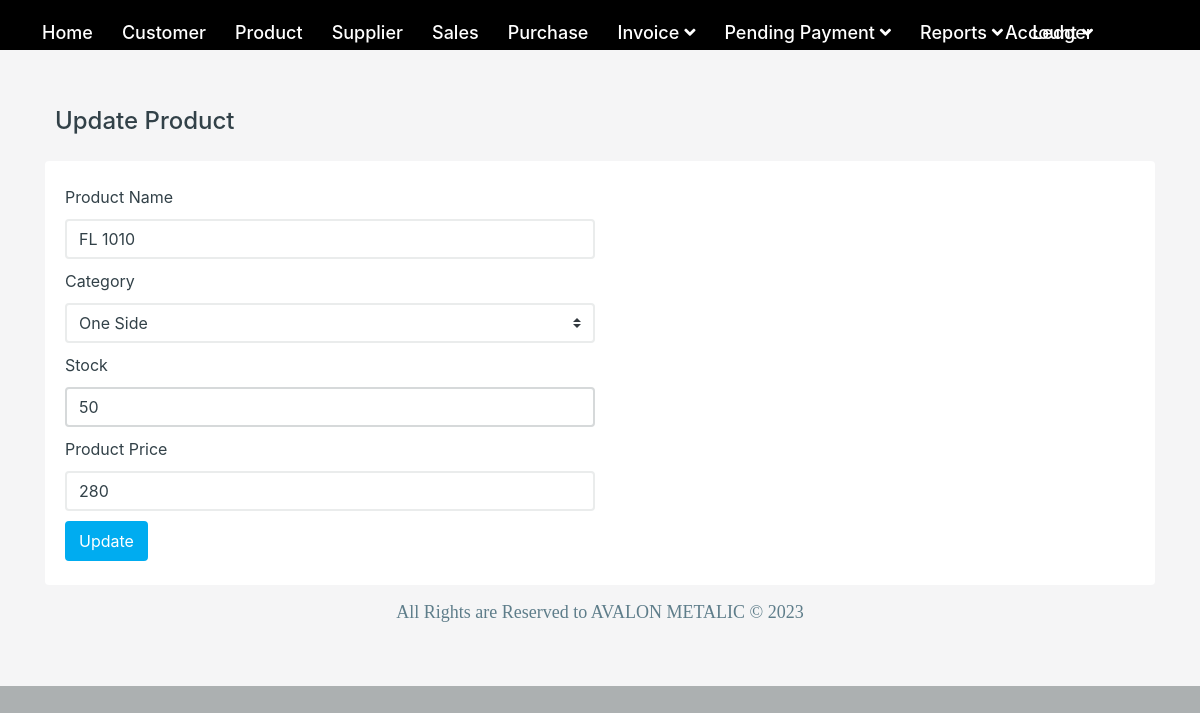
/product/updt_prod.php?id=38 (signed in), run on the app's committed database.
### tables this page shows
CREATE TABLE `product` (
  `id` int(50) NOT NULL,
  `name` varchar(100) NOT NULL,
  `category` varchar(100) NOT NULL,
  `price` varchar(250) NOT NULL,
  `opening_stock` int(50) NOT NULL,
  `updationdate` timestamp NULL DEFAULT NULL ON UPDATE current_timestamp()
);

### product/updt_prod.php (the view, shortened to what this page needs)
<?php
if (strlen($_SESSION['aid']==0)) {
  header('location:index.php');
  } else{
include('../inc/connection.php');
$sql = "select * from product where id=" . $_GET['id'];
$res = mysqli_query($con, $sql);
$row = mysqli_fetch_object($res);
?>
<!DOCTYPE html>
<html lang="en">
<head>
    <link href="../vendors/jquery-toggles/css/toggles.css" rel="stylesheet" type="text/css">
    <link href="../vendors/jquery-toggles/css/themes/toggles-light.css" rel="stylesheet" type="text/css">
    <link href="../dist/css/style.css" rel="stylesheet" type="text/css">
</head>
<body>
    <div class="hk-wrapper">
        <?php include_once('../inc/menu.php'); ?>
        <div class="hk-pg-wrapper">
            <div class="container">
                <div class="hk-pg-header">
                    <h4 class="hk-pg-title">Update Product</h4>
                </div>
                <div class="row">
                    <div class="col-xl-12">
                        <section class="hk-sec-wrapper">
                            <div class="row">
                                <div class="col-sm">
                                    <form class="needs-validation" method="post" novalidate>
                                        <div class="form-row">
                                            <div class="col-md-6 mb-10">
                                                <label for="validationCustom03">Product Name</label>
                                                <input type="text" class="form-control" id="validationCustom03"
                                                    placeholder="Product Name" name="productname"
                                                    value="<?php echo $row->name; ?>" required>
                                            </div>
                                        </div>
                                        <div class="form-row">
                                            <div class="col-md-6 mb-10">
                                                <label for="validationCustom03">Category</label>
                                                <select class="form-control custom-select" name="category" required>
                                                    <option value="One Side" <?php if ($row->category == "One Side") {
                                                                    echo "selected";
                                                                } ?>>One Side</option>
                                                </select>
                                            </div>
                                        </div>
                                        <div class="form-row">
                                            <div class="col-md-6 mb-10">
                                                <label for="validationCustom03">Stock</label>
                                                <input type="text" class="form-control" id="validationCustom03"
                                                    placeholder="Stock" name="opening_stock" readonly
                                                    value="<?php echo $row->opening_stock; ?>" required>
                                            </div>
                                        </div>
                                        <div class="form-row">
                                            <div class="col-md-6 mb-10">
                                                <label for="validationCustom03">Product Price</label>
                                                <input type="text" class="form-control" id="validationCustom03"
                                                    placeholder="Product Price" name="productprice"
                                                    value="<?php echo $row->price; ?>" required>
                                            </div>
                                        </div>
                                        <button class="btn btn-primary" type="submit" name="submit">Update</button>
                                    </form>
                                </div>
                            </div>
                        </section>
                    </div>
                </div>
            </div>
            <?php include_once('../inc/footer.php');?>
        </div>
    </div>
</body>
</html>
<?php } ?>

### inc/menu.php (style rules this page uses)
* { margin: 0; padding: 0; box-sizing: border-box; }
body { font-family: -apple-system, BlinkMacSystemFont, 'Segoe UI', Roboto, Oxygen, Ubuntu, Cantarell, 'Open Sans', 'Helvetica Neue', sans-serif; background-image: url(background-img.jpg); background-size: cover; background-attachment: fixed; }

### data on the page
product: productname "FL 1010", category "One Side", opening_stock "50", productprice "280"
